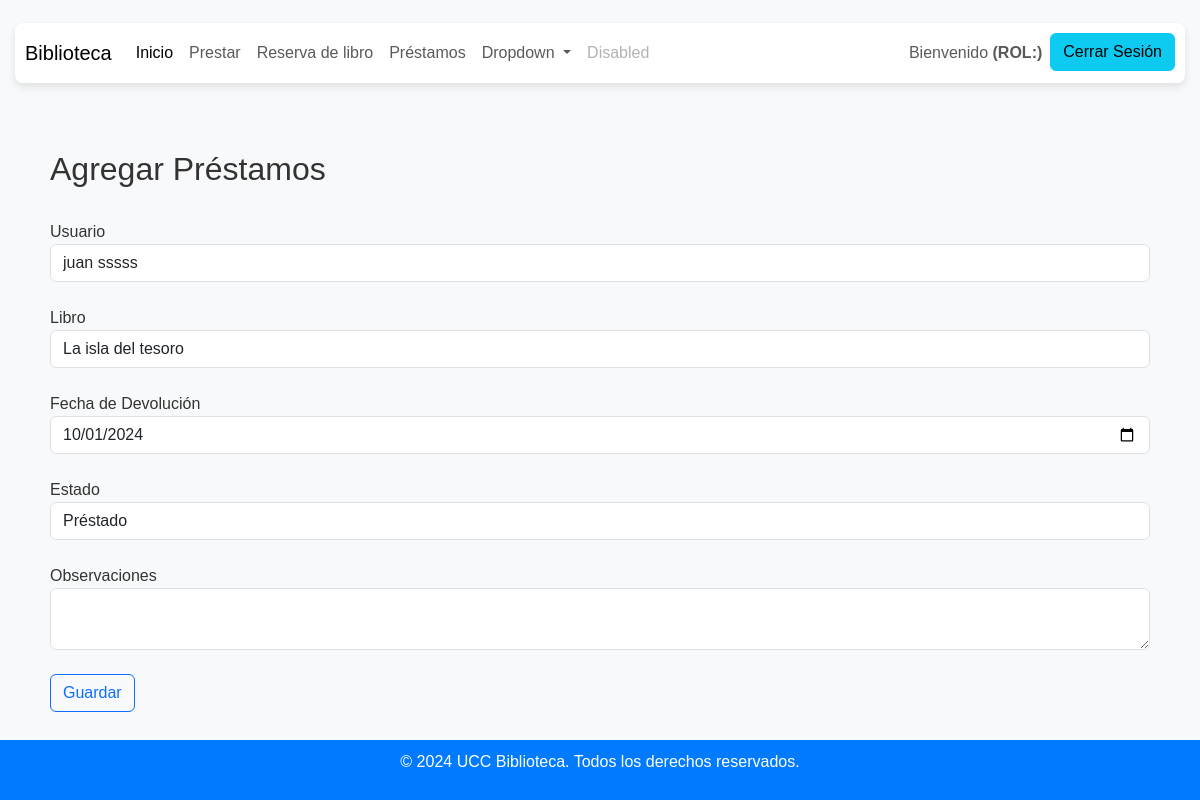
The app's page /editar_prestamo/1/ with its own data.
### biblioteca/models.py (models this page shows, shortened)
class Prestamo(models.Model):
    usuario = models.ForeignKey('Usuario', on_delete=models.DO_NOTHING)
    libro = models.ForeignKey('Libro', on_delete=models.DO_NOTHING, help_text="Libro reservado")
    fecha_reserva = models.DateField(auto_now_add = True, blank=False)
    fecha_devolucion = models.DateField(help_text="Fecha en que debe devolverse el libro")
    Estados = (
        (1, "Prestado"),
        (2, "Renovado"),
        (3, "Devuelto"),
        (4, "con novedad"),
    )
    estado = models.IntegerField(choices=Estados, default=1)
    observaciones = models.TextField(null=True, blank=True)

class Usuario(models.Model):
    correo = models.EmailField(max_length= 254, unique = True)
    nombre_completo = models.CharField(max_length=254)
    clave = models.CharField(max_length=254)
    ROLES = (
        ("A", "Administrador"),
        ("B", "Bibliotecario"),
        ("E", "Estudiante"),
    )
    rol = models.CharField(max_length=254,  choices= ROLES, default="E")

class Libro(models.Model):
    titulo = models.CharField(max_length=254)
    autor = models.CharField(max_length=100)
    no_paginas = models.IntegerField()
    fecha_publicacion = models.DateField(help_text= "Fecha Publicacion")
    CLASIFICAC = (
        (0, ""),
        (1, "Romance"),
        (2, "Aventura"),
        (3, "Ficción"),
    )
    clasificacion = models.IntegerField(choices=CLASIFICAC, default=0 )
    foto = models.ImageField(upload_to="img/libros", default="img/libros/default.png", null=True, blank=True)

### biblioteca/views.py (the view)
# urls.py: path('editar_prestamo/<int:id>/', views.editar_prestamo, name='editar_prestamo'),   # ruta para agregar un prestamo.  # ruta para agregar un prestamo.   # ruta para agregar un prestamo.   # ruta para 
def editar_prestamo(request, id):
    if request.method == "POST":
        try:
            query = Prestamo.objects.get(pk = id)
            query.usuario = request.POST.get("usuario")
            query.autor = request.POST.get("autor")
            query.fecha_devolucion = request.POST.get("fecha_devolucion")
            query.estado = request.POST.get("estado")
            query.observaciones = request.POST.get("observaciones")
            query.save()
            messages.success(request, "El préstamo fue actualizado correctamente!!")
        except Exception as e:
            messages.error(request, f"Ocurrió un error al actualizar el préstamo{e}")
        return redirect("prestamos/")
    else:
        query = Prestamo.objects.get(pk = id)
        usuarios = Usuario.objects.all()
        libros = Libro.objects.all()
        contexto = {
            "prestamos": query,
            'users': usuarios,
            'books': libros
        }
        return render(request, "libros/formulario_prestamos.html",  contexto)

### biblioteca/templates/libros/formulario_prestamos.html (shortened to what this page needs)
{% extends 'base.html' %}
{% load static %}
{% block contenedor %}
    <form action="{% if libros %} {% url 'editar_prestamo' prestamo.id %} {% else%} {% url 'agregar_prestamo' %} {% endif %}
    " method="post">
        <div class="container mt-4">
            <h2>Agregar Préstamos</h2>
            <br/>
            <div class="form-group">
                <label for="titulo">Usuario</label>
                <select id="usuario" name="usuario" class="form-control">
                    {% for user in users %}
                    <option {% if prestamos.usuario.id == user.id %}selected=""{% endif%}value="{{ user.id }}">{{ user.nombre_completo }}</option>
                    {% endfor %}
                </select>
            </div>
            <br/>
            <div class="form-group">
                <label for="autor">Libro</label>
                <select id="usuario" name="usuario" class="form-control">
                    {% for book in books %}
                    <option  {% if prestamos.libro.id == book.id %}selected=""{% endif%}value="{{ book.id }}">{{ book.titulo }}</option>
                    {% endfor %}
                </select>
            </div>
            <br/>
            <div class="form-group">
                <label for="no_paginas">Fecha de Devolución</label>
                <input type="date" class="form-control" id="fecha_devolucion" name="fecha_devolucion" required="" value="{{prestamos.fecha_devolucion|date:'Y-m-d'}}">
            </div>
            <br/>
            <div class="form-group">
                <label for="clasificacion">Estado</label>
                <select name="estado" class="form-control" id="estado">
                    <option value="1" {% if prestamos.estado == 1 %}selected=""{% endif %}>Préstado</option>
                </select>
            </div>
            <br/>
            <div class="form-group">
                <label for="fecha_publicacion">Observaciones</label>
                <textarea id="observaciones" name="observaciones {{prestamos.observaciones} }" class="form-control" ></textarea>
            </div>
            <br />
            <button type="submit" class="btn btn-outline-primary">
                {% if prestamo %}
                Actualizar
            {% else %}
                Guardar
            {% endif %}
            </button>
        </div>
    </form>
{% endblock %}

### biblioteca/static/css/estilo.css (style rules this page uses)
body { font-family: Arial, sans-serif; background-color: #f8f9fa; color: #333; margin: 0; padding: 0; }
.container { padding: 10px; }

### records on screen
Prestamo: usuario "juan sssss", usuario "La isla del tesoro", fecha_devolucion "10/01/2024", estado "Préstado"
